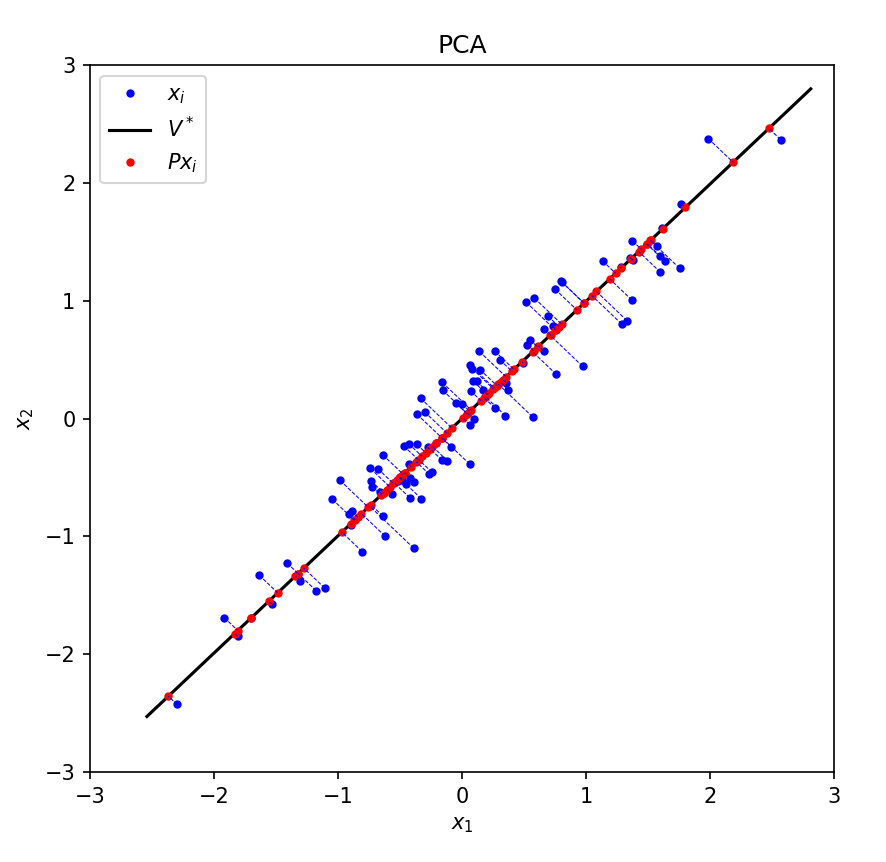

This chart was generated by the following Python code:
import numpy as np
from scipy.stats import norm, multivariate_normal
import matplotlib.pyplot as plt

n = 100
D = 2
marker_size = 3

#Plots the data points
z = norm(0,1).rvs(size = n)
#epsilon = np.reshape(norm(0,0.04).rvs(size = D*n), (n,D))
epsilon = multivariate_normal([0,0], [[0.04, 0], [0, 0.04]]).rvs(size = n)

x = np.array([z, z]).T + epsilon 

plt.plot(x[:,0], x[:,1], "o", markersize=marker_size, color='blue', label=r'$x_i$')


#Calculates the covariance matrix of the data points
cov = np.zeros((D, D))
for i in range(D):
    for j in range(D):
        cov[i, j] = np.sum((x[:,i] - np.mean(x[:,i])) * (x[:,j] - np.mean(x[:,j]))) / (n - 1)

#Calculate eigenvalues and eigenvectors of the covariance matrix
eig_vals, eig_vecs = np.linalg.eigh(cov)

eig_pairs = [(eig_vals[i], eig_vecs[:,i]) for i in range(len(eig_vals))]
eig_pairs.sort(key = lambda x: x[0], reverse = True) 

lambda_1 = eig_pairs[0][0]
v_1 = np.array(eig_pairs[0][1]).reshape(D,1)

lambda_2 = eig_pairs[1]
v_2 = np.array(eig_pairs[1][1]).reshape(D,1)


#Calculate P matrix 
P = v_1 * v_1.T


#Plotting V_star 
slope = v_1[1]/v_1[0]
x_vals = np.array(plt.gca().get_xlim())
plt.plot(x_vals, (slope * x_vals), color='black', label=r'$V^*$')

#Plotting the projection of the data points onto V_star
proj = np.array([np.matmul(P, x[i]) for i in range(n)])

plt.plot([proj[i, 0] for i in range(n)], [proj[i, 1] for i in range(n)], 
         "o", markersize=marker_size, color='red', label=r'$Px_i$') 

#Plots the straight lines from the data points to their projections
for i in range(n):
    plt.plot([x[i,0], proj[i, 0]], [x[i,1], proj[i,1]], 
             color='blue', linestyle='dashed', linewidth=0.5)


#Final plots 
plt.xlabel(r'$x_1$')
plt.xlim(-3,3)
plt.ylim(-3,3)
plt.ylabel(r'$x_2$')
plt.title('PCA')
plt.legend()
plt.show()


#Final Prints
print("Covariance Matrix: \n", cov, "\n")
print("Eigenvalues: \n", eig_vals, "\n")
print("Eigenvectors: \n", eig_vecs, "\n")
print("(Normality)\n v_1 norm: ", np.linalg.norm(v_1), "\n", "v_2 norm: ", np.linalg.norm(v_2), "\n")
print("(Orthogonality)\n v_1 dot v_2: ", np.dot(np.reshape(v_1, 2), np.reshape(v_2, 2)), "\n")
print("P: \n", P, "\n")
